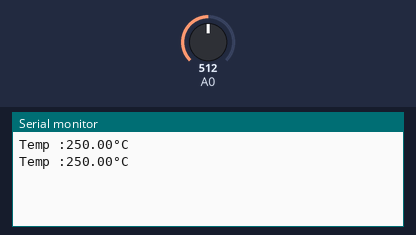
A sketch run on a simulated Arduino Uno, built with avr-gcc and run on an emulated ATmega328P. Shown: the last lines printed to the serial monitor. The test bench sets the inputs (shaded band); at power-on: A0 = 512.

Above: at 5.8 s.
5.9 s: A0 set to 716
At 11.1 s:
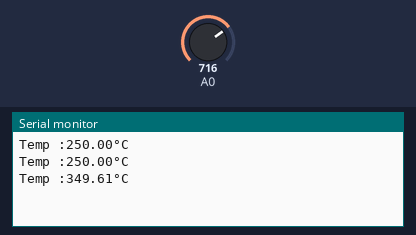
11.9 s: A0 set to 900
At 16.2 s:
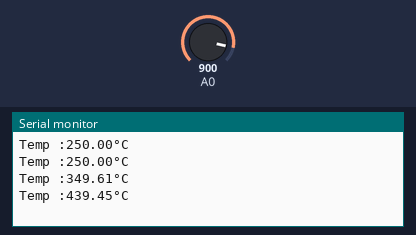
Timing chart, 0 to 17.7 s (numbered marks = the images above; inputs shaded):
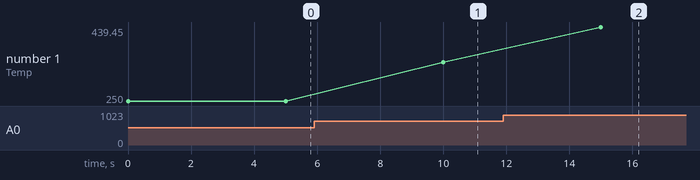

Measured:
- after the input at 5.9 s, the serial monitor: prints a new line after 4.1 s (image 1)
- after the input at 11.9 s, the serial monitor: prints a new line after 3.1 s (image 2)
- plotted number 1: 250 → 349.61 after the input at 5.9 s, 349.61 → 439.45 after the input at 11.9 s

The sketch:

ldm35.ino
```cpp
void setup() {
  Serial.begin(115200);
}

void loop() {
  int adcValue = analogRead(A0);
  float VonPin = adcValue * 0.0048828125f; // 5/1024
  float degreeInCelsius = VonPin / 0.01f;  // celsius/10mV
  Serial.print("Temp :");
  Serial.print(degreeInCelsius);
  Serial.println("°C");
  delay(5000);
}
```
